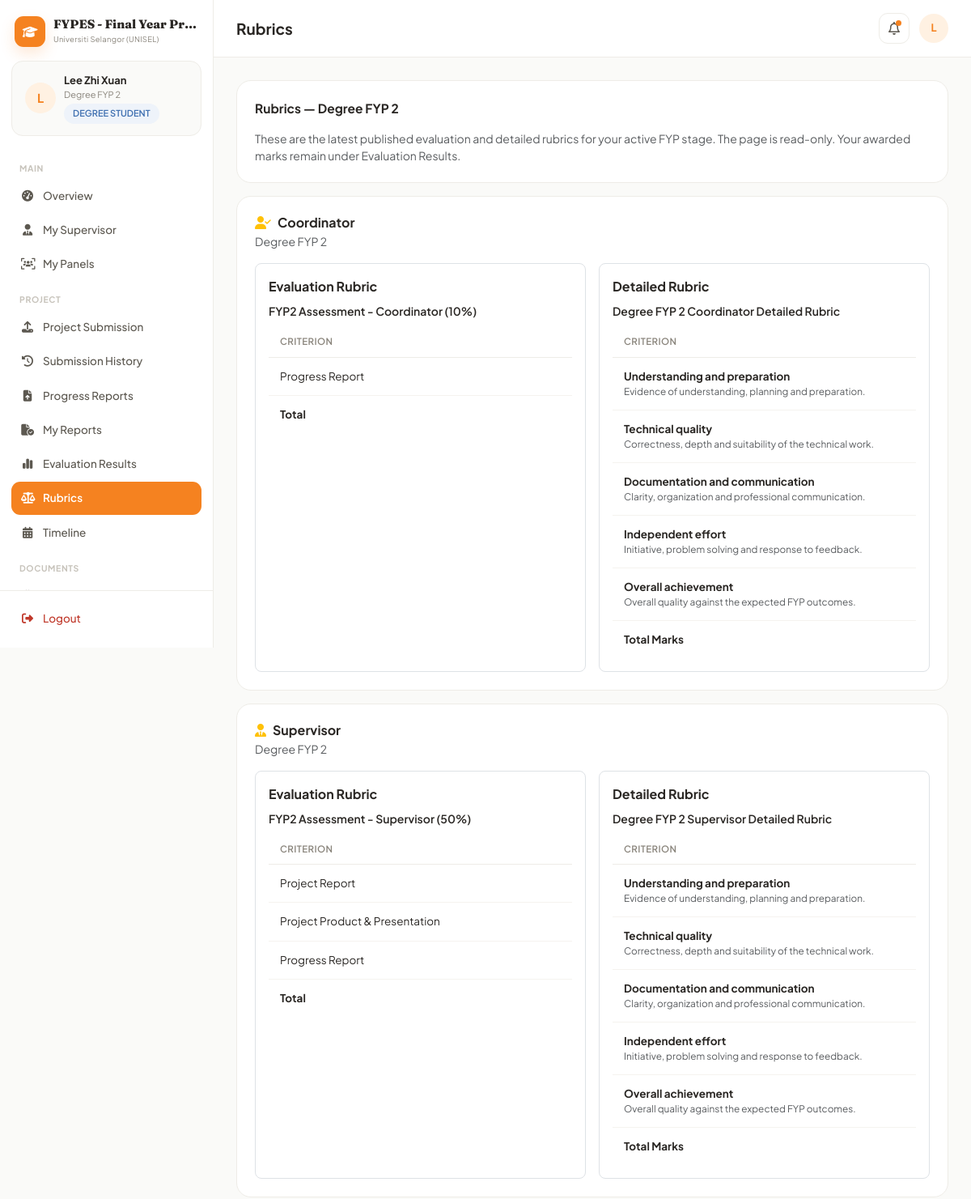
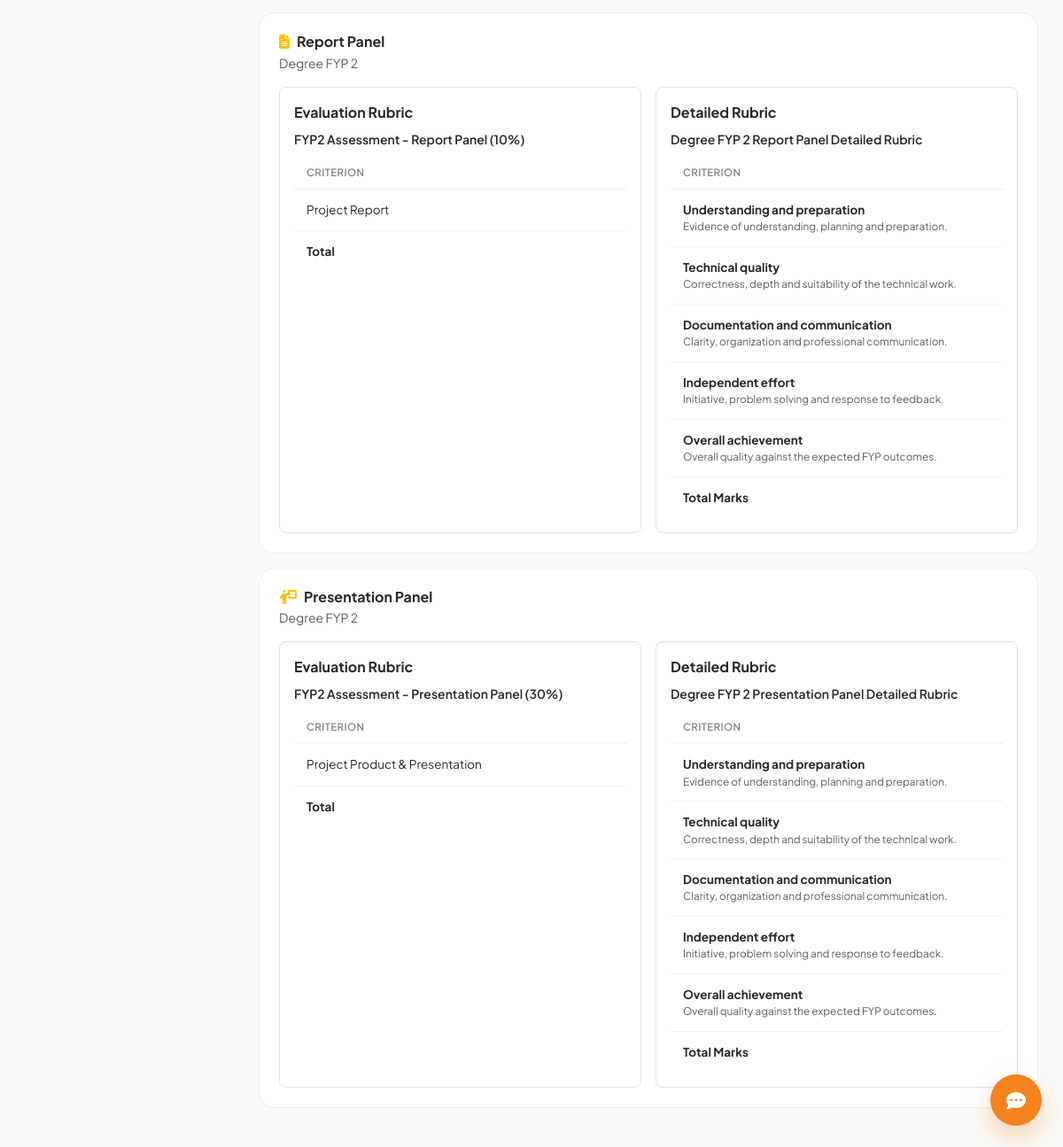
Page /dashboard/student/index.php?view=rubrics (signed in) on the committed database (2 pictures, top to bottom).
### tables this page shows
CREATE TABLE `students` (
  `id` int(11) NOT NULL AUTO_INCREMENT,
  `user_id` int(11) NOT NULL,
  `matric_number` varchar(30) NOT NULL,
  `level` enum('diploma','degree') NOT NULL,
  `programme` varchar(150) DEFAULT NULL,
  `faculty` varchar(150) DEFAULT NULL,
  `programme_type` enum('diploma_fyp1','diploma_fyp2','degree_fyp1','degree_fyp2') NOT NULL,
  `project_title` varchar(255) DEFAULT NULL,
  `supervisor_id` int(11) DEFAULT NULL,
  `assessor_id` int(11) DEFAULT NULL,
  `presentation_date` datetime DEFAULT NULL,
  `age` int(11) DEFAULT NULL,
  `gender` enum('male','female','other') DEFAULT NULL,
  PRIMARY KEY (`id`),
  UNIQUE KEY `matric_number` (`matric_number`),
  KEY `user_id` (`user_id`),
  KEY `supervisor_id` (`supervisor_id`),
  KEY `fk_students_assessor` (`assessor_id`),
  CONSTRAINT `fk_students_assessor` FOREIGN KEY (`assessor_id`) REFERENCES `lecturers` (`id`) ON DELETE SET NULL,
  CONSTRAINT `students_ibfk_1` FOREIGN KEY (`user_id`) REFERENCES `users` (`id`) ON DELETE CASCADE
);

CREATE TABLE `rubrics` (
  `id` int(11) NOT NULL AUTO_INCREMENT,
  `programme_type` enum('diploma_fyp1','diploma_fyp2','degree_fyp1','degree_fyp2') NOT NULL,
  `evaluator_role` enum('supervisor','assessor','presentation_panel','report_panel','coordinator') NOT NULL,
  `name` varchar(150) NOT NULL,
  `created_by` int(11) DEFAULT NULL,
  `created_at` datetime NOT NULL DEFAULT current_timestamp(),
  PRIMARY KEY (`id`)
);

CREATE TABLE `rubric_criteria` (
  `id` int(11) NOT NULL AUTO_INCREMENT,
  `rubric_id` int(11) NOT NULL,
  `criteria_name` varchar(200) NOT NULL,
  `weight` int(11) NOT NULL,
  `max_marks` int(11) DEFAULT 10 COMMENT 'Max marks for this criterion',
  `sort_order` int(11) DEFAULT 0,
  PRIMARY KEY (`id`),
  KEY `rubric_id` (`rubric_id`),
  CONSTRAINT `rubric_criteria_ibfk_1` FOREIGN KEY (`rubric_id`) REFERENCES `rubrics` (`id`) ON DELETE CASCADE
);

CREATE TABLE detailed_rubrics (
  id INT NOT NULL AUTO_INCREMENT,
  programme_type ENUM('diploma_fyp1','diploma_fyp2','degree_fyp1','degree_fyp2') NOT NULL,
  evaluator_role ENUM('supervisor','coordinator','report_panel','presentation_panel') NOT NULL,
  title VARCHAR(200) NOT NULL,
  version VARCHAR(30) NOT NULL,
  status ENUM('draft','published','archived') NOT NULL DEFAULT 'draft',
  created_by INT NULL,
  published_at DATETIME NULL,
  created_at DATETIME NOT NULL DEFAULT CURRENT_TIMESTAMP,
  updated_at DATETIME NOT NULL DEFAULT CURRENT_TIMESTAMP ON UPDATE CURRENT_TIMESTAMP,
  PRIMARY KEY (id),
  UNIQUE KEY uniq_detailed_rubric_version (programme_type,evaluator_role,version),
  KEY idx_detailed_rubric_creator (created_by),
  CONSTRAINT fk_detailed_rubric_creator FOREIGN KEY (created_by) REFERENCES lecturers(id) ON DELETE SET NULL
);

CREATE TABLE detailed_rubric_criteria (
  id INT NOT NULL AUTO_INCREMENT,
  detailed_rubric_id INT NOT NULL,
  criterion_name VARCHAR(200) NOT NULL,
  description TEXT NULL,
  max_marks DECIMAL(5,2) NOT NULL DEFAULT 0,
  sort_order INT NOT NULL DEFAULT 0,
  created_at DATETIME NOT NULL DEFAULT CURRENT_TIMESTAMP,
  updated_at DATETIME NOT NULL DEFAULT CURRENT_TIMESTAMP ON UPDATE CURRENT_TIMESTAMP,
  PRIMARY KEY (id),
  KEY idx_detailed_criteria_rubric (detailed_rubric_id),
  CONSTRAINT fk_detailed_criteria_rubric FOREIGN KEY (detailed_rubric_id) REFERENCES detailed_rubrics(id) ON DELETE CASCADE,
  CONSTRAINT chk_detailed_criterion_marks CHECK (max_marks>=0 AND max_marks<=10)
);

### includes/functions.php (called while the page is built, shortened)
<?php
function safeRun(PDO $pdo, string $sql, array $params = []) {
    try {
        $stmt = $pdo->prepare($sql);
        $stmt->execute($params);
        return $stmt;
    } catch (PDOException $e) {
        error_log('FYPES SQL error: ' . $e->getMessage() . ' | SQL: ' . $sql);
        throw $e;
    }
}
function e(?string $str): string {
    return htmlspecialchars($str ?? '', ENT_QUOTES, 'UTF-8');
}
function programmeTypeLabel(string $pt): string {
    return [
        'diploma_fyp1' => 'Diploma FYP 1',
        'diploma_fyp2' => 'Diploma FYP 2',
        'degree_fyp1' => 'Degree FYP 1',
        'degree_fyp2' => 'Degree FYP 2',
    ][$pt] ?? $pt;
}
function roleLabel(string $role): string {
    return [
        'coordinator' => 'Coordinator',
        'supervisor' => 'Supervisor',
        'report_panel' => 'Report Panel',
        'presentation_panel' => 'Presentation Panel',
        'admin' => 'Administrator',
        'student' => 'Student',
        'lecturer' => 'Lecturer',
    ][$role] ?? ucwords(str_replace('_', ' ', $role));
}
function getSetting(PDO $pdo, string $key, ?string $default = null): ?string {
    static $cache = [];
    $stmt = safeRun($pdo, 'SELECT setting_value FROM system_settings WHERE setting_key=?', [$key]);
    $row = $stmt ? $stmt->fetch() : null;
    return $cache[$key] = ($row['setting_value'] ?? $default);
}
function studentAccessBlocked(PDO $pdo, ?string $onDate = null): bool {
    $start = trim((string)getSetting($pdo, 'student_access_block_start', ''));
    $end = trim((string)getSetting($pdo, 'student_access_block_end', ''));
    if ($start === '' || $end === '') return false;
    $date = $onDate ?: date('Y-m-d');
    return $date >= $start && $date <= $end;
}
function studentSemesterId(PDO $pdo, int $studentId): ?int {
    $stmt = safeRun($pdo, 'SELECT semester_id FROM students WHERE id=?', [$studentId]);
    $row = $stmt ? $stmt->fetch() : null;
    if ($row && $row['semester_id'] !== null) return (int)$row['semester_id'];
    $history=safeRun($pdo,"SELECT h.semester_id FROM student_stage_history h JOIN semesters se ON se.id=h.semester_id WHERE h.student_id=? ORDER BY (h.status IN ('planned','active')) DESC,se.start_date DESC,h.id DESC LIMIT 1",[$studentId])->fetch();
    return $history ? (int)$history['semester_id'] : currentSemesterId($pdo);
}
function latestPublishedDetailedRubric(PDO $pdo, string $programmeType, string $role): ?array {
    $stmt=safeRun($pdo,"SELECT * FROM detailed_rubrics WHERE programme_type=? AND evaluator_role=? AND status='published' ORDER BY published_at DESC,id DESC LIMIT 1",[$programmeType,$role]);
    $row=$stmt->fetch();
    return $row ?: null;
}

### includes/auth.php (called while the page is built, shortened)
<?php
function isLoggedIn(): bool {
    return isset($_SESSION['user_id']);
}
function currentUser(): ?array {
    return [
        'id' => $_SESSION['user_id'],
        'role' => $_SESSION['role'],
        'name' => $_SESSION['name'],
        'email' => $_SESSION['email'],
        'photo' => $_SESSION['photo'] ?? null,
        'lecturer_id' => $_SESSION['lecturer_id'] ?? null,
        'student_id' => $_SESSION['student_id'] ?? null,
    ];
}
function requireRole(string $role): void {
    if ($role === 'student') {
        global $pdo;
        if (isset($pdo) && studentAccessBlocked($pdo)) {
            $_SESSION = [];
            if (ini_get('session.use_cookies')) {
                $params=session_get_cookie_params();
                setcookie(session_name(),'',time()-42000,$params['path'],$params['domain'],$params['secure'],$params['httponly']);
            }
            session_destroy();
            redirect(BASE_URL . '/auth/login.php?error=student_access_blocked');
        }
    }
}
function unreadNotificationCount(PDO $pdo): int {
    $stmt = safeRun($pdo, "SELECT COUNT(*) c FROM notifications WHERE user_id = ? AND is_read = 0", [$_SESSION['user_id']]);
    $row = $stmt ? $stmt->fetch() : ['c' => 0];
    return (int) $row['c'];
}

### dashboard/student/views/rubrics.php (the view, shortened to what this page needs)
<?php
$roles=['coordinator','supervisor','report_panel','presentation_panel'];
$roleIcons=['coordinator'=>'user-check','supervisor'=>'user-tie','report_panel'=>'file-lines','presentation_panel'=>'person-chalkboard'];
?>
<div class="card-fy mb-3">
  <div class="section-title">Rubrics — <?= e(programmeTypeLabel($pt)) ?></div>
  <p class="small text-muted mb-0">These are the latest published evaluation and detailed rubrics for your active FYP stage. The page is read-only. Your awarded marks remain under Evaluation Results.</p>
</div>
<?php foreach($roles as $role):
$evaluation=safeRun($pdo,"SELECT * FROM rubrics WHERE programme_type=? AND evaluator_role=? AND is_locked=1 ORDER BY published_at DESC,version DESC,id DESC LIMIT 1",[$pt,$role])->fetch();
$evaluationCriteria=$evaluation?safeRun($pdo,'SELECT * FROM rubric_criteria WHERE rubric_id=? ORDER BY sort_order,id',[(int)$evaluation['id']])->fetchAll():[];
$detailed=latestPublishedDetailedRubric($pdo,$pt,$role);
$detailedCriteria=$detailed?safeRun($pdo,'SELECT * FROM detailed_rubric_criteria WHERE detailed_rubric_id=? ORDER BY sort_order,id',[(int)$detailed['id']])->fetchAll():[];
?>
<div class="card-fy mb-3">
  <div class="d-flex justify-content-between align-items-center gap-2 flex-wrap mb-3">
    <div><h6 class="fw-bold mb-1"><i class="fa-solid fa-<?= e($roleIcons[$role]) ?> me-2 text-warning"></i><?= e(roleLabel($role)) ?></h6><div class="small text-muted"><?= e(programmeTypeLabel($pt)) ?></div></div>
  </div>
  <div class="row g-3">
    <div class="col-lg-6">
      <div class="border rounded-3 p-3 h-100">
        <div class="d-flex justify-content-between align-items-center mb-2"><strong>Evaluation Rubric</strong></div>
        <?php if($evaluation): ?>
          <div class="small fw-semibold mb-2"><?= e($evaluation['name']) ?></div>
          <div class="table-responsive"><table class="table-fy"><thead><tr><th>Criterion</th><th class="text-end">Marks</th></tr></thead><tbody>
          <?php $evaluationTotal=0;foreach($evaluationCriteria as $criterion):$evaluationTotal+=(float)$criterion['weight']; ?><tr><td><?= e($criterion['criteria_name']) ?></td></tr><?php endforeach; ?>
          <tr><td><strong>Total</strong></td><td class="text-end"><strong><?= e(number_format($evaluationTotal,2)) ?></strong></td></tr></tbody></table></div>
        <?php else: ?><p class="small text-muted mb-0">No evaluation rubric has been published for this role and stage.</p><?php endif; ?>
      </div>
    </div>
    <div class="col-lg-6">
      <div class="border rounded-3 p-3 h-100">
        <div class="d-flex justify-content-between align-items-center mb-2"><strong>Detailed Rubric</strong></div>
        <?php if($detailed): ?>
          <div class="small fw-semibold mb-2"><?= e($detailed['title']) ?></div>
          <div class="table-responsive"><table class="table-fy"><thead><tr><th>Criterion</th><th class="text-end">Max Marks</th></tr></thead><tbody>
          <?php $detailedTotal=0;foreach($detailedCriteria as $criterion):$detailedTotal+=(float)$criterion['max_marks']; ?><tr><td><strong><?= e($criterion['criterion_name']) ?></strong><?php if($criterion['description']): ?><div class="small text-muted"><?= e($criterion['description']) ?></div><?php endif; ?></td><td class="text-end"><?= e(number_format((float)$criterion['max_marks'],2)) ?></td></tr><?php endforeach; ?>
          <tr><td><strong>Total Marks</strong></td><td class="text-end"><strong><?= e(rtrim(rtrim(number_format($detailedTotal,2,'.',''),'0'),'.')) ?></strong></td></tr></tbody></table></div>
        <?php else: ?><p class="small text-muted mb-0">No detailed rubric has been published for this role and stage.</p><?php endif; ?>
      </div>
    </div>
  </div>
</div>
<?php endforeach; ?>

### includes/dash_head.php (shortened to what this page needs)
<?php
$chatbotEnabled = getSetting($pdo, 'chatbot_enabled', '1') === '1';
$systemName = getSetting($pdo, 'system_name', APP_NAME) ?: APP_NAME;
$institutionName = getSetting($pdo, 'institution_name', APP_INSTITUTION) ?: APP_INSTITUTION;
$darkMode = getSetting($pdo, 'dark_mode', '0') === '1';
$unreadCount = unreadNotificationCount($pdo);
$notifStmt = safeRun($pdo, "SELECT * FROM notifications WHERE user_id = ? ORDER BY created_at DESC LIMIT 8", [$user['id']]);
$recentNotifs = $notifStmt ? $notifStmt->fetchAll() : [];
?>
<!DOCTYPE html>
<html lang="en">
<head>
<link href="https://cdn.jsdelivr.net/npm/bootstrap@5.3.3/dist/css/bootstrap.min.css" rel="stylesheet">
<link href="https://cdnjs.cloudflare.com/ajax/libs/font-awesome/6.5.1/css/all.min.css" rel="stylesheet">
<link rel="stylesheet" href="<?= BASE_URL ?>/assets/css/style.css">
</head>
<body class="dash-body <?= $darkMode ? 'dark-mode' : '' ?>">
<div class="dash-shell">
  <aside class="dash-sidebar" id="dashSidebar">
    <div class="sidebar-brand" title="<?= e($systemName) ?> — <?= e($institutionName) ?>">
      <div class="brand-icon" style="background:var(--theme)"><i class="fa-solid fa-graduation-cap"></i></div>
      <div class="brand-copy">
        <div class="brand-name" title="<?= e($systemName) ?>"><?= e($systemName) ?></div>
        <div class="brand-sub" title="<?= e($institutionName) ?>"><?= e($institutionName) ?></div>
      </div>
    </div>
    <div class="sidebar-user">
      <div class="user-avatar" style="background:var(--theme-soft);color:var(--theme)">
        <?= strtoupper(substr($user['name'],0,1)) ?>
      </div>
      <div class="user-meta">
        <div class="user-name"><?= e($user['name']) ?></div>
        <div class="user-role"><?= e($roleLabelText) ?></div>
        <?php if (isset($levelBadge)): ?><span class="badge-fy badge-info mt-1" style="display:inline-block;"><?= e($levelBadge) ?></span><?php endif; ?>
      </div>
    </div>
    <nav class="sidebar-nav">
      <?php foreach ($navGroups as $group): ?>
        <?php if (!empty($group['label'])): ?><div class="nav-group-label"><?= e($group['label']) ?></div><?php endif; ?>
        <?php foreach ($group['items'] as $item): ?>
          <a href="?view=<?= e($item['view']) ?>" class="nav-item <?= $activeView === $item['view'] ? 'active' : '' ?>">
            <i class="fa-solid fa-<?= e($item['icon']) ?>"></i>
            <span><?= e($item['label']) ?></span>
          </a>
        <?php endforeach; ?>
      <?php endforeach; ?>
    </nav>
    <div class="sidebar-footer">
      <a href="<?= BASE_URL ?>/auth/logout.php" class="nav-item logout-item">
        <i class="fa-solid fa-right-from-bracket"></i><span>Logout</span>
      </a>
    </div>
  </aside>
  <div class="dash-main">
    <header class="dash-topbar">
      <h1 class="topbar-title"><?= e($pageTitle) ?></h1>
      <div class="topbar-actions">
        <div class="dropdown">
          <button class="icon-btn" data-bs-toggle="dropdown"><i class="fa-regular fa-bell"></i><?php if ($unreadCount>0): ?><span class="notif-dot"></span><?php endif; ?></button>
        </div>
        <div class="user-avatar-sm" style="background:var(--theme-soft);color:var(--theme)"><?= strtoupper(substr($user['name'],0,1)) ?></div>
      </div>
    </header>
    <main class="dash-content">

### rows in the picture
students: programme_type "Degree FYP 2", level "DEGREE STUDENT"
rubrics: name "FYP2 Assessment - Coordinator (10%)"
rubric_criteria: criteria_name "Progress Report"
detailed_rubrics: title "Degree FYP 2 Coordinator Detailed Rubric"
detailed_rubric_criteria: criterion_name "Understanding and preparation", description "Evidence of understanding, planning and preparation."
detailed_rubric_criteria: criterion_name "Technical quality", description "Correctness, depth and suitability of the technical work."
detailed_rubric_criteria: criterion_name "Documentation and communication", description "Clarity, organization and professional communication."
detailed_rubric_criteria: criterion_name "Independent effort", description "Initiative, problem solving and response to feedback."
detailed_rubric_criteria: criterion_name "Overall achievement", description "Overall quality against the expected FYP outcomes."
rubrics: name "FYP2 Assessment - Supervisor (50%)"
rubric_criteria: criteria_name "Project Report"
rubric_criteria: criteria_name "Project Product & Presentation"
rubric_criteria: criteria_name "Progress Report"
detailed_rubrics: title "Degree FYP 2 Supervisor Detailed Rubric"
detailed_rubric_criteria: criterion_name "Understanding and preparation", description "Evidence of understanding, planning and preparation."
detailed_rubric_criteria: criterion_name "Technical quality", description "Correctness, depth and suitability of the technical work."
detailed_rubric_criteria: criterion_name "Documentation and communication", description "Clarity, organization and professional communication."
detailed_rubric_criteria: criterion_name "Independent effort", description "Initiative, problem solving and response to feedback."
detailed_rubric_criteria: criterion_name "Overall achievement", description "Overall quality against the expected FYP outcomes."
rubrics: name "FYP2 Assessment - Report Panel (10%)"
rubric_criteria: criteria_name "Project Report"
detailed_rubrics: title "Degree FYP 2 Report Panel Detailed Rubric"
detailed_rubric_criteria: criterion_name "Understanding and preparation", description "Evidence of understanding, planning and preparation."
detailed_rubric_criteria: criterion_name "Technical quality", description "Correctness, depth and suitability of the technical work."
detailed_rubric_criteria: criterion_name "Documentation and communication", description "Clarity, organization and professional communication."
detailed_rubric_criteria: criterion_name "Independent effort", description "Initiative, problem solving and response to feedback."
detailed_rubric_criteria: criterion_name "Overall achievement", description "Overall quality against the expected FYP outcomes."
rubrics: name "FYP2 Assessment - Presentation Panel (30%)"
rubric_criteria: criteria_name "Project Product & Presentation"
detailed_rubrics: title "Degree FYP 2 Presentation Panel Detailed Rubric"
detailed_rubric_criteria: criterion_name "Understanding and preparation", description "Evidence of understanding, planning and preparation."
detailed_rubric_criteria: criterion_name "Technical quality", description "Correctness, depth and suitability of the technical work."
detailed_rubric_criteria: criterion_name "Documentation and communication", description "Clarity, organization and professional communication."
detailed_rubric_criteria: criterion_name "Independent effort", description "Initiative, problem solving and response to feedback."
detailed_rubric_criteria: criterion_name "Overall achievement", description "Overall quality against the expected FYP outcomes."

### other values in the picture
$systemName "FYPES - Final Year Pr…"
$institutionName "Universiti Selangor (UNISEL)"
substr($user['name'],0,1) "L"
$user['name'] "Lee Zhi Xuan"
$group['label'] "MAIN"
$item['label'] "Overview"
$item['label'] "My Supervisor"
$item['label'] "My Panels"
$group['label'] "PROJECT"
$item['label'] "Project Submission"
$item['label'] "Submission History"
$item['label'] "Progress Reports"
$item['label'] "My Reports"
$item['label'] "Evaluation Results"
$item['label'] "Rubrics"
